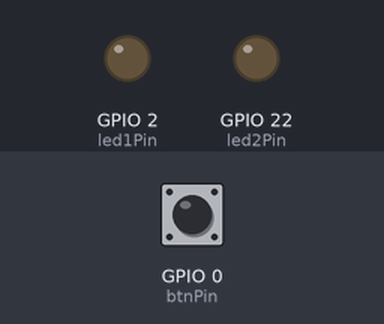
Simulated run of this sketch. Board: ESP32. Shown: output pins drawn as LEDs (lit = HIGH). The inputs (shaded band) are chosen by the test bench; at power-on: GPIO 0 (btnPin) HIGH. WiFi joins after 1.5 s; servers stay silent unless stated; uploads are accepted with an empty reply; random numbers use the default seed unless the sketch sets one; what the sketch prints to the serial monitor is not drawn.

Above: at 2.7 s.
2.8 s: GPIO 0 (btnPin) pulled LOW for 0.15 s
At 3.7 s:
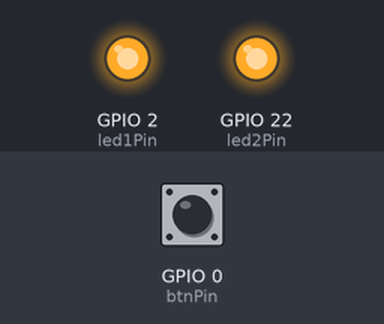
4.5 s: GPIO 0 (btnPin) pulled LOW for 1 s
At 6.1 s:
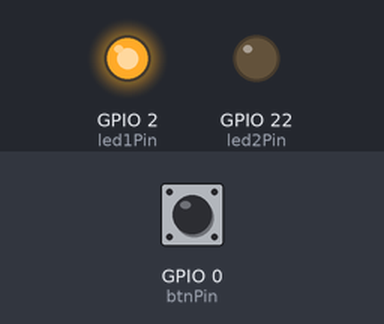
7.0 s: GPIO 0 (btnPin) pulled LOW for 3.2 s
At 8.0 s:
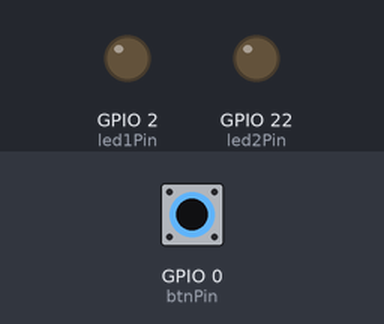
11.7 s: GPIO 0 (btnPin) pulsed LOW 5 times (0.12 s each, 0.3 s apart)
At 13.7 s:
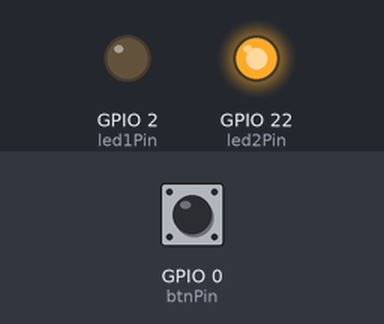
Timing chart, 0 to 15.2 s (numbered marks = the images above; inputs shaded):
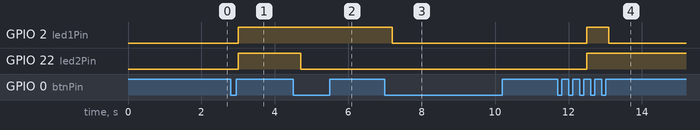

The sketch:

Servidor.ino
```cpp
#include <WiFi.h>
#include <HTTPClient.h>
#include <ArduinoJson.h>

// Pines del botón y LEDs
const int btnPin = 0;  // Botón conectado al pin 0
const int led1Pin = 2; // LED1 en el pin 2
const int led2Pin = 22; // LED2 en el pin 22

// Configuración WiFi
const char* ssid = "HECTOR_2.4";
const char* password = "HECTOR2295874";

// URL del servidor
const char* serverUrl = "http://192.168.1.13/urequestESP32/urequestPHP.php";

WiFiClient client;
HTTPClient http;

void setup() {
  pinMode(btnPin, INPUT_PULLUP); // Configurar botón con pull-up interno
  pinMode(led1Pin, OUTPUT);      // Configurar LED1 como salida
  pinMode(led2Pin, OUTPUT);      // Configurar LED2 como salida

  Serial.begin(115200);

  // Conectar a WiFi
  WiFi.begin(ssid, password);
  Serial.println("Conectando a WiFi...");
  while (WiFi.status() != WL_CONNECTED) {
    delay(500);
    Serial.print(".");
  }
  Serial.println("\nConexión WiFi establecida!");
  Serial.print("IP asignada: ");
  Serial.println(WiFi.localIP());
}

void handleSubmit(int led1State, int led2State) {
  if (WiFi.status() == WL_CONNECTED) {
    http.begin(client, serverUrl);

    // Crear JSON con el estado de los LEDs
    StaticJsonDocument<200> jsonData;
    jsonData["led1on"] = led1State;
    jsonData["led2on"] = led2State;

    String requestBody;
    serializeJson(jsonData, requestBody);

    // Enviar solicitud POST
    http.addHeader("Content-Type", "application/json");
    int httpResponseCode = http.POST(requestBody);

    // Leer respuesta
    if (httpResponseCode > 0) {
      String response = http.getString();
      Serial.println("Respuesta del servidor:");
      Serial.println(response);
    } else {
      Serial.print("Error al enviar datos: ");
      Serial.println(httpResponseCode);
    }

    http.end(); // Liberar recursos
  } else {
    Serial.println("WiFi desconectado. No se pudo enviar datos.");
  }
}

void loop() {
  static bool lastButtonState = HIGH;
  bool currentButtonState = digitalRead(btnPin);

  if (currentButtonState == LOW && lastButtonState == HIGH) {
    delay(200); // Evitar rebotes

    // Cambiar estado de los LEDs aleatoriamente
    int led1State = random(0, 2); // 0 o 1
    int led2State = random(0, 2);

    digitalWrite(led1Pin, led1State);
    digitalWrite(led2Pin, led2State);

    // Enviar datos al servidor
    handleSubmit(led1State, led2State);
  }
  lastButtonState = currentButtonState;
}
```

Measured:
- after the input at 2.8 s, GPIO 2 (led1Pin), GPIO 22 (led2Pin): LOW → HIGH after 0.20 s
- after the input at 4.5 s, GPIO 22 (led2Pin): HIGH → LOW after 0.20 s
- after the input at 7.0 s, GPIO 2 (led1Pin): HIGH → LOW after 0.20 s
- after the input at 11.7 s, GPIO 2 (led1Pin): LOW → HIGH after 0.80 s, → LOW 0.60 s later; GPIO 22 (led2Pin): LOW → HIGH after 0.80 s
